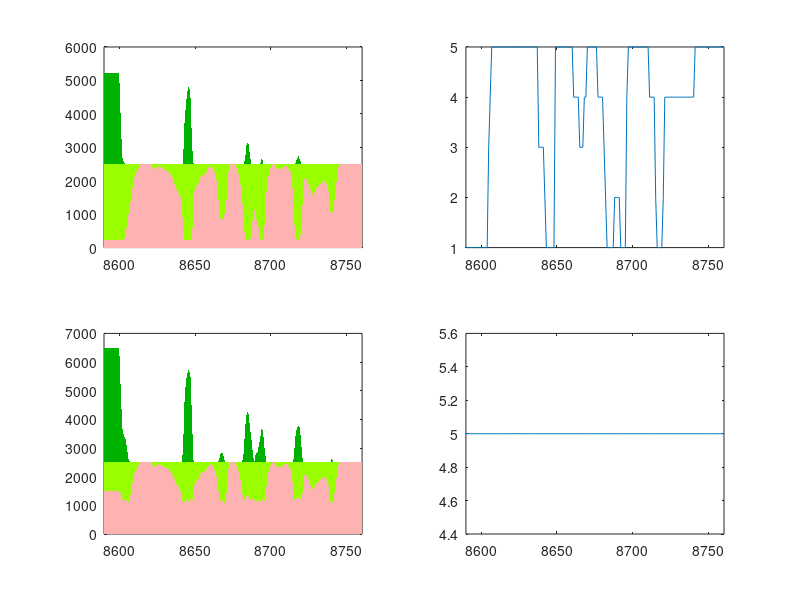
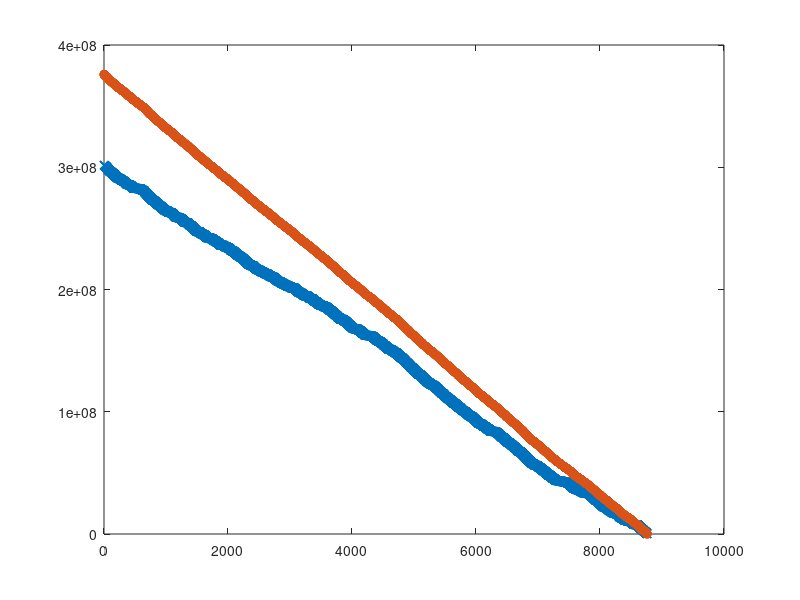

Here is the MATLAB script that generated these plots, in order:
clear
close all
clc

coal_nameplate = 660; % [MW]
coal_useable = coal_nameplate*0.92; % 607.2 [MW]
coal_min = coal_nameplate*0.4; % 264 [MW] 
coal_num = 14;

% ====================
% Costs of coal power plants
% China:
coal_price = 57; % i.e. 380 [RMB/tonne] = 57 [$/tonne] (1RMB = 0.15USD)
coal_heatcontent = 21.8; % 5500 [kcal/kg] = 21.8 [mmBtu/tonne] (1kcal = 3.96567 Btu)

% ==========
% US:
startup = 38; % hot startup cost [$/MW]
startup_oth = 5.81; % other hot startup cost [$/MW]
coal_startup = (startup + startup_oth)*coal_nameplate; % 2.8915e+04 [$]

startup_fuel = 10.1; % hot start fuel [mmBtu/MW]
coal_startup_fuel = (startup_fuel*coal_nameplate)/coal_heatcontent*coal_price; % 1.7429e+04 [$]

coal_startup_cost = coal_startup + coal_startup_fuel; % 4.6344e+04 [$]

% Variable cost
coal_loadfollow = 1.72; % load following cost [$/MW]
coal_baseload = 3.22; % Baseload variable cost [$/MWh]


%% Without economic curtailment
load('DP_Xilingol_2009_debug');
cost_startup = sum(opt_cost_startup)
cost_base_vom = sum(opt_cost_base_vom)
cost_fuel = sum(opt_cost_fuel)
cost_ramp = sum(opt_cost_ramp)

disp('====================');
cost_total = cost_startup + cost_base_vom + cost_fuel + cost_ramp

disp('~~~~~~~~~~~~~~~');
% Check ramping
d_coal_pwr = [zeros(1,coal_num);
              diff(u_dispatch')]'; % [14]x[8760]
d_coal_pctg = d_coal_pwr/coal_nameplate;

% Check changes in commitment
d_cmt = [0, diff(cmt_dispatch)];
cmt_c = zeros(1, length(wind_pwr)); % Commition
cmt_c(d_cmt>0) = d_cmt(d_cmt>0);
cmt_d = zeros(1, length(wind_pwr)); % Decommition
cmt_d(d_cmt<0) = d_cmt(d_cmt<0);

opt_cost_startup2 = cmt_c * coal_startup_cost;
opt_cost_base_vom2 = coal_dispatch * coal_baseload;
opt_cost_fuel2 = f_dispatch * coal_price;

x = abs(d_coal_pctg);
y = (x-0.3)*6.5/0.7+1.5;
ramp_scale = ones(size(x)); % Exceeding 30 precent nameplate ramping is scaled by 1.5-8 times
ramp_scale(x>0.3) = y(x>0.3);
opt_cost_ramp2 = abs(d_coal_pwr(:)).*ramp_scale(:) * coal_loadfollow; % [$]

cost_startup = sum(opt_cost_startup2)
cost_base_vom = sum(opt_cost_base_vom2)
cost_fuel = sum(opt_cost_fuel2)
cost_ramp = sum(opt_cost_ramp2)

disp('====================');
cost_total = cost_startup + cost_base_vom + cost_fuel + cost_ramp
J_star(1)

% ========================================
figure(1); clf;
ax1 = subplot(2,2,1);
ha = area([coal_dispatch;wind_dispatch;wind_curtail]', 'edgecolor', 'none');
set(ha(1), 'facec', [1 0.7 0.7]);
set(ha(2), 'facec', [0.6 1 0]);
set(ha(3), 'facec', [0 0.7 0]);
% ====================
ax2 = subplot(2,2,2);
plot(cmt_dispatch);

figure(2); clf;
plot(J_star, 'x-');


%% With economic curtailment
disp('========================================')
disp('========================================')
load('DP_Xilingol_2009_debug_new');
cost_startup = sum(opt_cost_startup)
cost_base_vom = sum(opt_cost_base_vom)
cost_fuel = sum(opt_cost_fuel)
cost_ramp = sum(opt_cost_ramp)

disp('====================');
cost_total = cost_startup + cost_base_vom + cost_fuel + cost_ramp


% ========================================
figure(1);
ax3 = subplot(2,2,3);
ha = area([coal_dispatch;wind_dispatch;wind_curtail]', 'edgecolor', 'none');
set(ha(1), 'facec', [1 0.7 0.7]);
set(ha(2), 'facec', [0.6 1 0]);
set(ha(3), 'facec', [0 0.7 0]);
% ====================
ax4 = subplot(2,2,4);
plot(cmt_dispatch);

linkaxes([ax1, ax2, ax3, ax4], 'x');
xlim([8590 8760]);


figure(2); hold on;
plot(J_star, 'o-');

